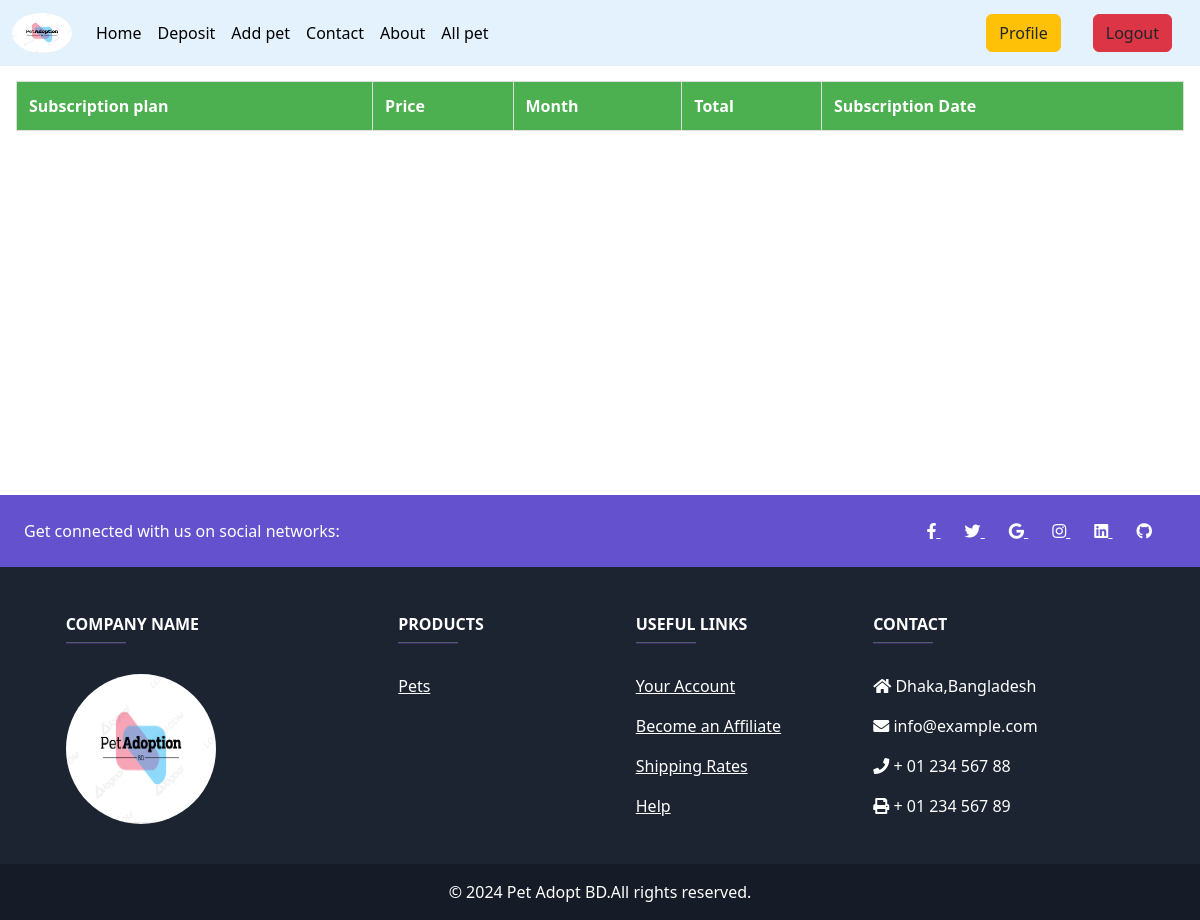
Page /Basic_subscribe_history/ (signed in) on the earlier database version.
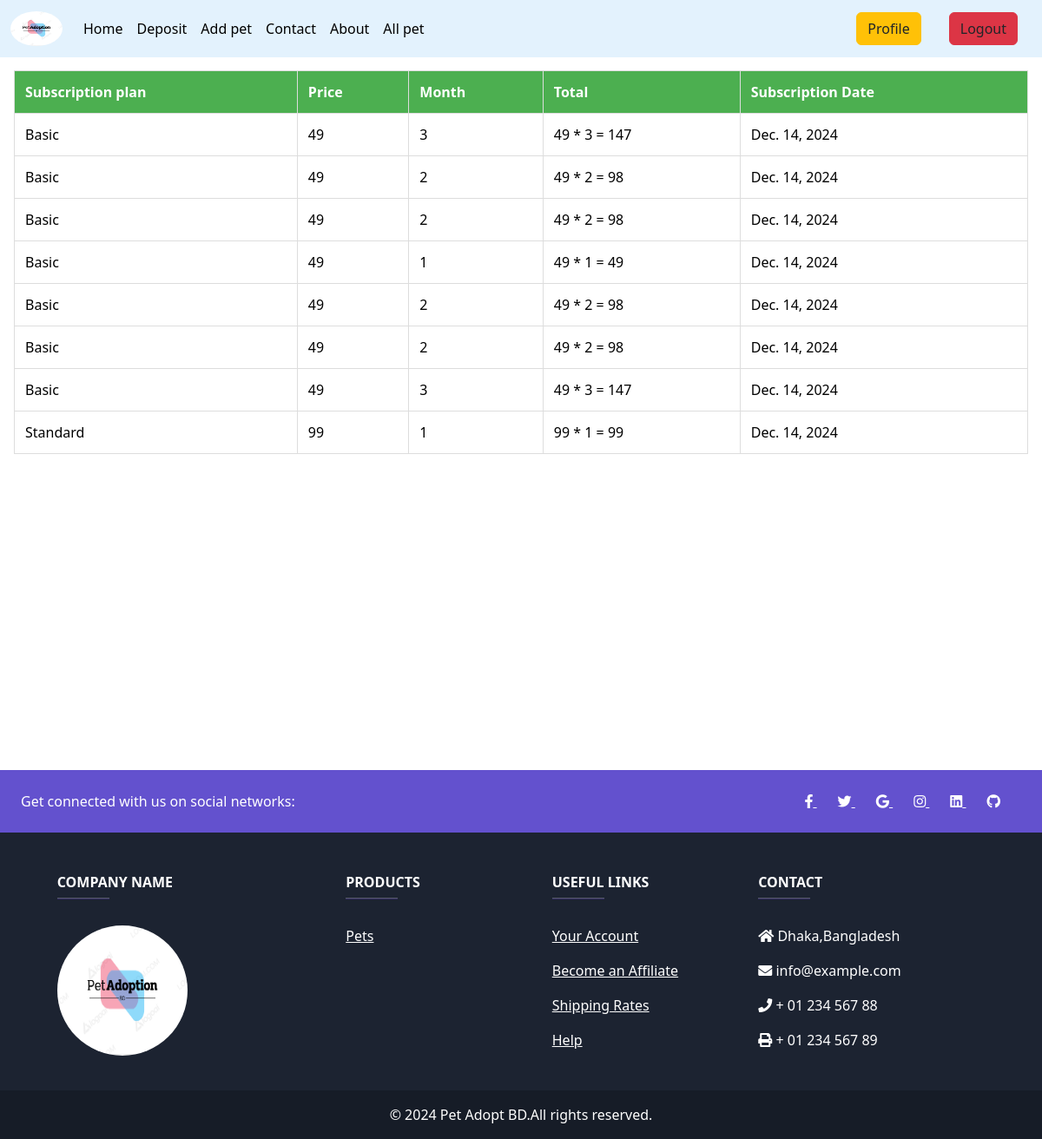
Same page on the later database version.
### buy/models.py (models this page shows, shortened)
class Subscription1(models.Model):
    user = models.ForeignKey(User, on_delete=models.CASCADE)
    subcribe_price = models.IntegerField(default=49)
    subscription = models.CharField(default='Basic', choices=subscription_choices, max_length=20)
    Month = models.IntegerField(choices=[(i, str(i)) for i in range(1, 13)])
    subscription_date = models.DateField(auto_now_add=True)

class Subscription2(models.Model):
    user = models.ForeignKey(User, on_delete=models.CASCADE)
    subcribe_price = models.IntegerField(default=99)
    subscription = models.CharField(default='Standard', choices=subscription_choices, max_length=20)
    Month = models.IntegerField(choices=[(i, str(i)) for i in range(1, 13)])
    subscription_date = models.DateField(auto_now_add=True)

### buy/views.py (the view)
# urls.py: path('Basic_subscribe_history/', views.subscribe_info, name='subscribe_his'),
@login_required
def subscribe_info(request):
    subscriptions1 = Subscription1.objects.all()
    subscriptions2 = Subscription2.objects.all()
    subscriptions3 = Subscription3.objects.all()
    all_subscriptions = {
        'subscriptions1': subscriptions1,
        'subscriptions2': subscriptions2,
        'subscriptions3': subscriptions3,
    }
    for subscription in subscriptions1:
        subscription.result = subscription.subcribe_price * subscription.Month
    for subscription in subscriptions2:
        subscription.result = subscription.subcribe_price * subscription.Month
    for subscription in subscriptions3:
        subscription.result = subscription.subcribe_price * subscription.Month
    return render(request, 'Authentication/subscribe_history.html', {'datas': all_subscriptions})

### Authentication/templates/Authentication/subscribe_history.html
{% extends 'base.html' %} {% load static %}
{% block css %}
<link rel="stylesheet" type="text/css" href="{% static 'css/table.css' %}">
{% endblock  %}
{%  load crispy_forms_tags %}
{% block content %}
<div class="table-responsive  p-3 pb-5" style="width: 100%; overflow-x: auto;margin-bottom:300px;">
    <table class="table table-bordered border-primary">
      <thead>
        <tr>
          <th scope="col">Subscription plan</th>
          <th scope="col">Price</th>
          <th scope="col">Month</th>
          <th scope="col">Total </th>
          <th scope="col">Subscription Date</th>
        </tr>
      </thead>
      <tbody>
        {% for key, value in datas.items %}
          {% for history in value %}
            <tr>
              <td>{{ history.subscription }}</td>
              <td>{{ history.subcribe_price }}</td>
              <td>{{ history.Month }}</td>
              <td>{{ history.subcribe_price }} * {{ history.Month }} = {{ history.result }}</td>
              <td>{{ history.subscription_date }}</td>
            </tr>
          {% endfor %}
        {% endfor %}
      </tbody>
    </table>
  </div>
{% include "fotter.html" %}
{% endblock %}

Differences in the rows shown:
added Subscription1: subscription "Basic", subcribe_price "49", Month "3", result "147", subscription_date "Dec. 14, 2024"
added Subscription1: subscription "Basic", subcribe_price "49", Month "2", result "98", subscription_date "Dec. 14, 2024"
added Subscription1: subscription "Basic", subcribe_price "49", Month "2", result "98", subscription_date "Dec. 14, 2024"
added Subscription1: subscription "Basic", subcribe_price "49", Month "1", result "49", subscription_date "Dec. 14, 2024"
added Subscription1: subscription "Basic", subcribe_price "49", Month "2", result "98", subscription_date "Dec. 14, 2024"
added Subscription1: subscription "Basic", subcribe_price "49", Month "2", result "98", subscription_date "Dec. 14, 2024"
added Subscription1: subscription "Basic", subcribe_price "49", Month "3", result "147", subscription_date "Dec. 14, 2024"
added Subscription2: subscription "Standard", subcribe_price "99", Month "1", result "99", subscription_date "Dec. 14, 2024"
